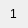
<?xml version="1.0" encoding="UTF-8"?>
<ui version="4.0">
 <class>ButtonPhysical</class>
 <widget class="QWidget" name="ButtonPhysical">
  <property name="geometry">
   <rect>
    <x>0</x>
    <y>0</y>
    <width>28</width>
    <height>28</height>
   </rect>
  </property>
  <property name="sizePolicy">
   <sizepolicy hsizetype="Fixed" vsizetype="Fixed">
    <horstretch>0</horstretch>
    <verstretch>0</verstretch>
   </sizepolicy>
  </property>
  <property name="minimumSize">
   <size>
    <width>28</width>
    <height>28</height>
   </size>
  </property>
  <property name="maximumSize">
   <size>
    <width>999</width>
    <height>999</height>
   </size>
  </property>
  <property name="windowTitle">
   <string>Form</string>
  </property>
  <property name="styleSheet">
   <string notr="true"/>
  </property>
  <layout class="QHBoxLayout" name="horizontalLayout">
   <property name="spacing">
    <number>0</number>
   </property>
   <property name="leftMargin">
    <number>0</number>
   </property>
   <property name="topMargin">
    <number>0</number>
   </property>
   <property name="rightMargin">
    <number>0</number>
   </property>
   <property name="bottomMargin">
    <number>0</number>
   </property>
   <item>
    <widget class="QLabel" name="label_PhysicalButton">
     <property name="sizePolicy">
      <sizepolicy hsizetype="Fixed" vsizetype="Fixed">
       <horstretch>0</horstretch>
       <verstretch>0</verstretch>
      </sizepolicy>
     </property>
     <property name="minimumSize">
      <size>
       <width>0</width>
       <height>0</height>
      </size>
     </property>
     <property name="styleSheet">
      <string notr="true"/>
     </property>
     <property name="text">
      <string notr="true">1</string>
     </property>
     <property name="alignment">
      <set>Qt::AlignmentFlag::AlignCenter</set>
     </property>
    </widget>
   </item>
  </layout>
 </widget>
 <resources/>
 <connections/>
</ui>
